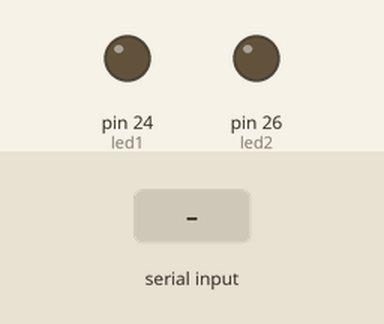
This sketch was run on a simulated Arduino Mega 2560, built with avr-gcc and run on an emulated ATmega2560. Shown: output pins drawn as LEDs (lit = HIGH). The inputs (shaded band) are chosen by the test bench. What the sketch prints to the serial monitor is not drawn.

Above: at 1.2 s.
1.3 s: "P" received over Serial
At 2.2 s:
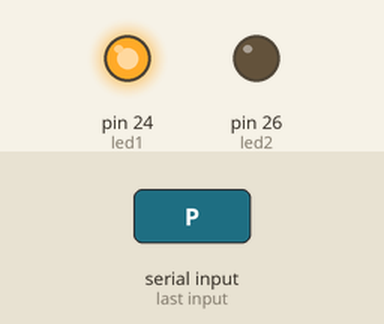
2.8 s: "N" received over Serial
At 3.4 s:
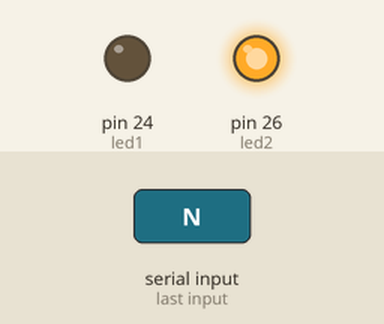
4.3 s: "X" received over Serial
At 5.7 s:
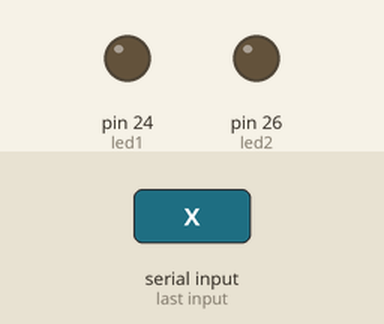
Timing chart, 0 to 7.3 s (numbered marks = the images above; inputs shaded):
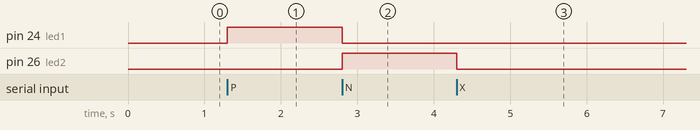

The sketch:

Arduino_leds.ino
```cpp
int led1 = 24;
int led2 = 26;
int option = 0;

void setup() {
  // put your setup code here, to run once:
  Serial.begin(9600);
  pinMode(led1, OUTPUT);
  pinMode(led2, OUTPUT);
  digitalWrite(led1, LOW);
  digitalWrite(led2, LOW);
}

void loop() {
  // put your main code here, to run repeatedly:
  if (Serial.available() > 0){
    option = Serial.read();
    Serial.print(option);
    if(option == 'P'){
         digitalWrite(led1, HIGH);
         digitalWrite(led2, LOW);
     }
    if(option == 'N'){
        digitalWrite(led1, LOW);
        digitalWrite(led2, HIGH);
     }
    if(option == 'X'){
      digitalWrite(led1, LOW);
      digitalWrite(led2, LOW);
    }
  }

}
```

Measured:
- after the input at 1.3 s, pin 24 (led1): LOW → HIGH at once
- after the input at 2.8 s, pin 24 (led1): HIGH → LOW at once; pin 26 (led2): LOW → HIGH at once
- after the input at 4.3 s, pin 26 (led2): HIGH → LOW at once
